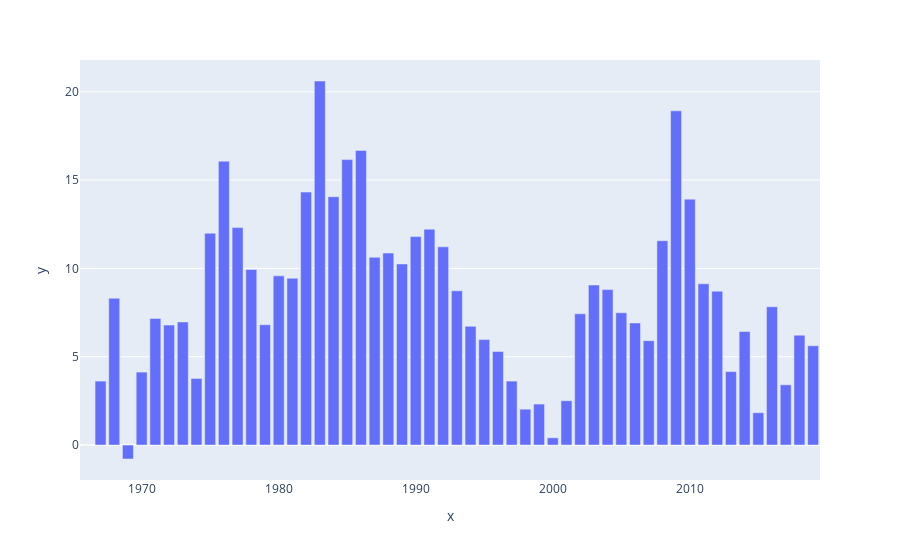

Write notebook code for a chart like this one.
### Code cell
fig = plotly.express.bar(x=debtYears, y=debtDeltaData)
fig.show()

### Figure 1 — Plotly figure (JSON) as saved in the notebook; plotly's stock layout.template omitted (floating-point values rounded to 4 significant figures)
{"data": [{"alignmentgroup": "True", "hoverlabel": {"namelength": 0}, "hovertemplate": "x=%{x}<br>y=%{y}", "legendgroup": "", "marker": {"color": "#636efa"}, "name": "", "offsetgroup": "", "orientation": "v", "showlegend": false, "textposition": "auto", "type": "bar", "x": ["1966", "1967", "1968", "1969", "1970", "1971", "1972", "1973", "1974", "1975", "1976", "1977", "1978", "1979", "1980", "1981", "1982", "1983", "1984", "1985", "1986", "1987", "1988", "1989", "1990", "1991", "1992", "1993", "1994", "1995", "1996", "1997", "1998", "1999", "2000", "2001", "2002", "2003", "2004", "2005", "2006", "2007", "2008", "2009", "2010", "2011", "2012", "2013", "2014", "2015", "2016", "2017", "2018", "2019"], "xaxis": "x", "y": [0, 3.62, 8.31, -0.79, 4.13, 7.17, 6.79, 6.97, 3.77, 11.99, 16.07, 12.31, 9.94, 6.81, 9.58, 9.44, 14.32, 20.61, 14.06, 16.16, 16.68, 10.63, 10.87, 10.25, 11.8, 12.22, 11.22, 8.73, 6.72, 5.97, 5.3, 3.62, 2.03, 2.32, 0.41, 2.51, 7.43, 9.06, 8.8, 7.49, 6.91, 5.91, 11.57, 18.92, 13.92, 9.13, 8.71, 4.16, 6.43, 1.83, 7.83, 3.41, 6.22, 5.62], "yaxis": "y"}], "layout": {"barmode": "relative", "legend": {"tracegroupgap": 0}, "margin": {"t": 60}, "xaxis": {"anchor": "y", "domain": [0, 1], "title": {"text": "x"}}, "yaxis": {"anchor": "x", "domain": [0, 1], "title": {"text": "y"}}}}
